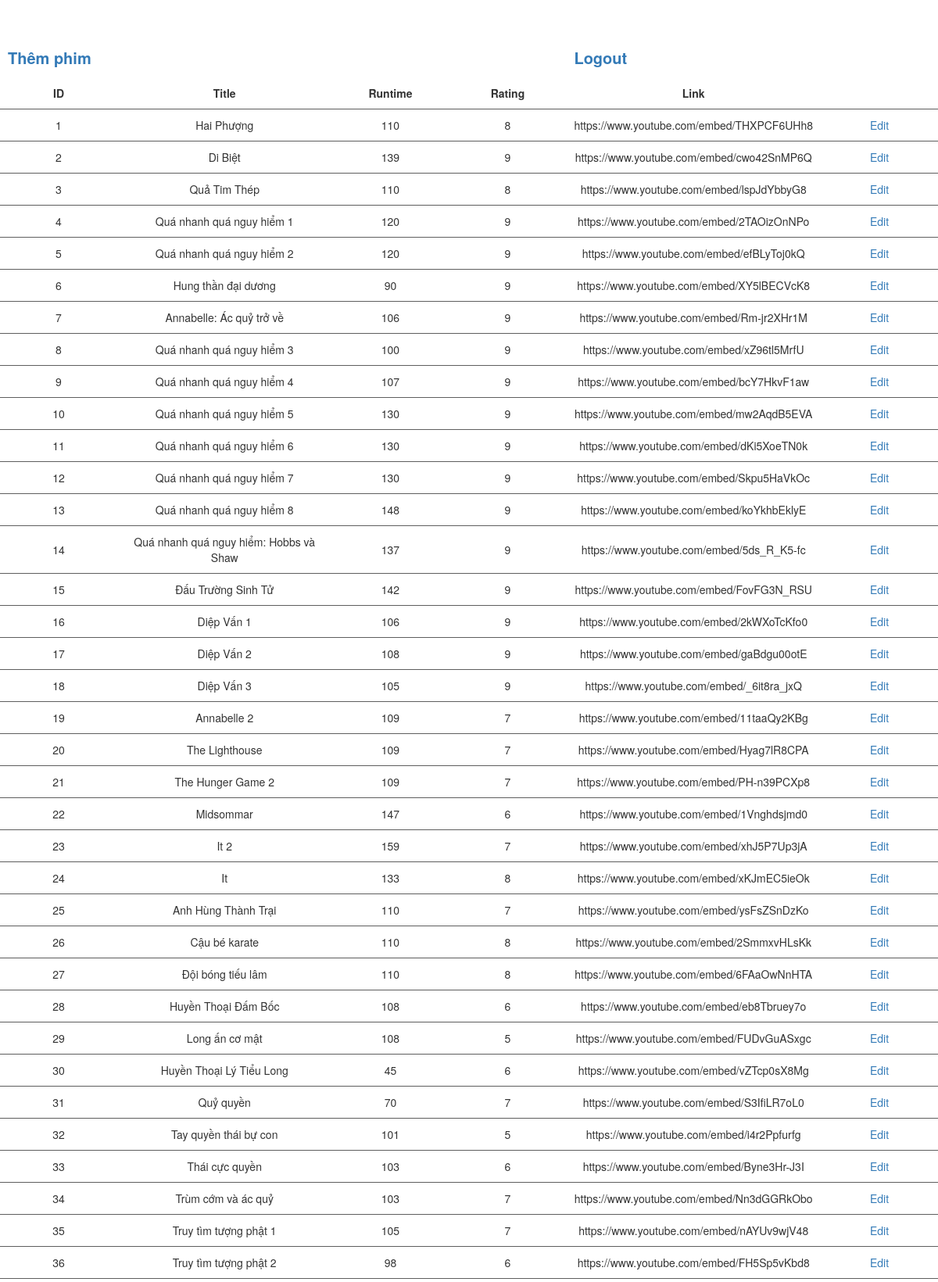
The app's page /src/php/list.php (upper part) with its own data.
### tables this page shows
CREATE TABLE `movies` (
  `movie_id` int(11) NOT NULL,
  `title` varchar(150) NOT NULL,
  `description` mediumtext NOT NULL,
  `runtime` int(11) NOT NULL,
  `release_date` date NOT NULL,
  `rating` int(11) NOT NULL,
  `link` varchar(200) NOT NULL
);

### src/php/list.php (the view, shortened to what this page needs)
<!DOCTYPE html>
<html lang="en">
<head>
    <link rel="stylesheet" href="https://maxcdn.bootstrapcdn.com/bootstrap/3.3.7/css/bootstrap.min.css">
</head>
<body>
    <table cellpadding="10" cellspacing="10" border="0" style="border-collapse: collapse; margin: auto">
        <tr class="control" style="text-align: left; font-weight: bold; font-size: 20px">
            <td colspan="4">
                <a href="../html/inputData.html" id="add">Thêm phim</a>
            </td>
            <td colspan="1">
                <a href="logout.php">Logout</a>
            </td>
        </tr>
        <tr class="header">
            <td>ID</td>
            <td>Title</td>
            <td>Runtime</td>
            <td>Rating</td>
            <td>Link</td>
        </tr>
        <?php
        require('conn.php');
        $sql = "SELECT * FROM movies";
        $result = $conn->query($sql);
        if ($result->num_rows > 0) {
            while ($row = $result->fetch_assoc()) {
        ?>
        <tr class="item">
            <td> <?= $row['movie_id'] ?></td>
            <td><?= $row['title'] ?></td>
            <td><?= $row['runtime'] ?></td>
            <td><?= $row['rating'] ?></td>
            <td><?= $row['link'] ?></td>
            <td> <a class="edit" data-id="<?= $row['movie_id'] ?>">Edit</a></td>
        </tr>
        <?php     }
        }
        ?>
    </table>
</body>
</html>

### src/php/list.php (style rules this page uses)
body { padding-top: 50px; }
table { text-align: center; }
td { padding: 10px; }
tr.item { border-top: 1px solid #5e5e5e; border-bottom: 1px solid #5e5e5e; }
tr.item td { min-width: 150px; }
tr.header { font-weight: bold; }
a { text-decoration: none; }

### records on screen
movies: movie_id "1", title "Hai Phượng", runtime "110", rating "8", link "https://www.youtube.com/embed/THXPCF6UHh8"
movies: movie_id "2", title "Di Biệt", runtime "139", rating "9", link "https://www.youtube.com/embed/cwo42SnMP6Q"
movies: movie_id "3", title "Quả Tim Thép", runtime "110", rating "8", link "https://www.youtube.com/embed/lspJdYbbyG8"
movies: movie_id "4", title "Quá nhanh quá nguy hiểm 1", runtime "120", rating "9", link "https://www.youtube.com/embed/2TAOizOnNPo"
movies: movie_id "5", title "Quá nhanh quá nguy hiểm 2", runtime "120", rating "9", link "https://www.youtube.com/embed/efBLyToj0kQ"
movies: movie_id "6", title "Hung thần đại dương", runtime "90", rating "9", link "https://www.youtube.com/embed/XY5lBECVcK8"
movies: movie_id "7", title "Annabelle: Ác quỷ trở về", runtime "106", rating "9", link "https://www.youtube.com/embed/Rm-jr2XHr1M"
movies: movie_id "8", title "Quá nhanh quá nguy hiểm 3", runtime "100", rating "9", link "https://www.youtube.com/embed/xZ96tl5MrfU"
movies: movie_id "9", title "Quá nhanh quá nguy hiểm 4", runtime "107", rating "9", link "https://www.youtube.com/embed/bcY7HkvF1aw"
movies: movie_id "10", title "Quá nhanh quá nguy hiểm 5", runtime "130", rating "9", link "https://www.youtube.com/embed/mw2AqdB5EVA"
movies: movie_id "11", title "Quá nhanh quá nguy hiểm 6", runtime "130", rating "9", link "https://www.youtube.com/embed/dKi5XoeTN0k"
movies: movie_id "12", title "Quá nhanh quá nguy hiểm 7", runtime "130", rating "9", link "https://www.youtube.com/embed/Skpu5HaVkOc"
movies: movie_id "13", title "Quá nhanh quá nguy hiểm 8", runtime "148", rating "9", link "https://www.youtube.com/embed/koYkhbEklyE"
movies: movie_id "14", title "Quá nhanh quá nguy hiểm: Hobbs và Shaw", runtime "137", rating "9", link "https://www.youtube.com/embed/5ds_R_K5-fc"
movies: movie_id "15", title "Đấu Trường Sinh Tử", runtime "142", rating "9", link "https://www.youtube.com/embed/FovFG3N_RSU"
movies: movie_id "16", title "Diệp Vấn 1", runtime "106", rating "9", link "https://www.youtube.com/embed/2kWXoTcKfo0"
movies: movie_id "17", title "Diệp Vấn 2", runtime "108", rating "9", link "https://www.youtube.com/embed/gaBdgu00otE"
movies: movie_id "18", title "Diệp Vấn 3", runtime "105", rating "9", link "https://www.youtube.com/embed/_6it8ra_jxQ"
movies: movie_id "19", title "Annabelle 2", runtime "109", rating "7", link "https://www.youtube.com/embed/11taaQy2KBg"
movies: movie_id "20", title "The Lighthouse", runtime "109", rating "7", link "https://www.youtube.com/embed/Hyag7lR8CPA"
movies: movie_id "21", title "The Hunger Game 2", runtime "109", rating "7", link "https://www.youtube.com/embed/PH-n39PCXp8"
movies: movie_id "22", title "Midsommar", runtime "147", rating "6", link "https://www.youtube.com/embed/1Vnghdsjmd0"
movies: movie_id "23", title "It 2", runtime "159", rating "7", link "https://www.youtube.com/embed/xhJ5P7Up3jA"
movies: movie_id "24", title "It", runtime "133", rating "8", link "https://www.youtube.com/embed/xKJmEC5ieOk"
movies: movie_id "25", title "Anh Hùng Thành Trại", runtime "110", rating "7", link "https://www.youtube.com/embed/ysFsZSnDzKo"
movies: movie_id "26", title "Cậu bé karate", runtime "110", rating "8", link "https://www.youtube.com/embed/2SmmxvHLsKk"
movies: movie_id "27", title "Đội bóng tiếu lâm", runtime "110", rating "8", link "https://www.youtube.com/embed/6FAaOwNnHTA"
movies: movie_id "28", title "Huyền Thoại Đấm Bốc", runtime "108", rating "6", link "https://www.youtube.com/embed/eb8Tbruey7o"
movies: movie_id "29", title "Long ấn cơ mật", runtime "108", rating "5", link "https://www.youtube.com/embed/FUDvGuASxgc"
movies: movie_id "30", title "Huyền Thoại Lý Tiểu Long", runtime "45", rating "6", link "https://www.youtube.com/embed/vZTcp0sX8Mg"
movies: movie_id "31", title "Quỷ quyền", runtime "70", rating "7", link "https://www.youtube.com/embed/S3IfiLR7oL0"
movies: movie_id "32", title "Tay quyền thái bự con", runtime "101", rating "5", link "https://www.youtube.com/embed/i4r2Ppfurfg"
movies: movie_id "33", title "Thái cực quyền", runtime "103", rating "6", link "https://www.youtube.com/embed/Byne3Hr-J3I"
movies: movie_id "34", title "Trùm cớm và ác quỷ", runtime "103", rating "7", link "https://www.youtube.com/embed/Nn3dGGRkObo"
movies: movie_id "35", title "Truy tìm tượng phật 1", runtime "105", rating "7", link "https://www.youtube.com/embed/nAYUv9wjV48"
movies: movie_id "36", title "Truy tìm tượng phật 2", runtime "98", rating "6", link "https://www.youtube.com/embed/FH5Sp5vKbd8"
